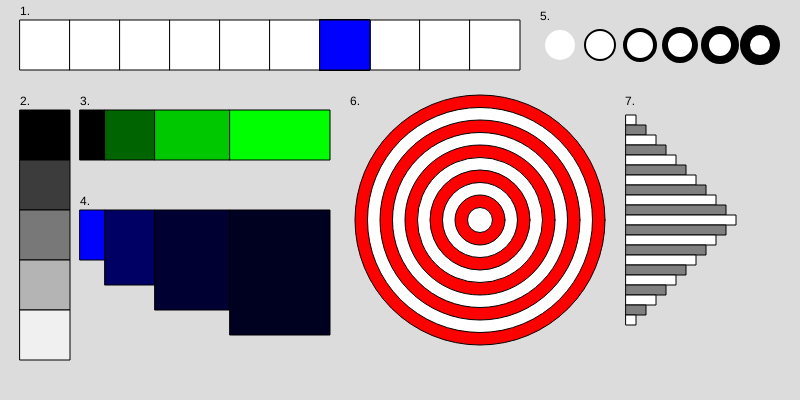
Frame 1 (no input)
Frame 60 (no input): identical to frame 1, image omitted
Frame 120 (the mouse pressed at the canvas centre since frame 60): identical to frame 1, image omitted

The p5.js sketch that drew this single still picture (run headless with seeded random() and noise() and a simulated clock; from frame 60 on, the mouse is pressed at the canvas centre):

// p5.js sketch
// ── sketch.js
function setup() {
  createCanvas(800, 400);
}

function draw() {
  background(220);

  // cijfers
  strokeWeight(1);
  fill("black");
  text("1.", 20, 15);
  text("2.", 20, 105);
  text("3.", 80, 105);
  text("4.", 80, 205);
  text("5.", 540, 20);
  text("6.", 350, 105);
  text("7.", 625, 105);

  // 10 blokjes op een rij
  for (let i = 0; i < 10; i++) {
    fill("white");
    rect(20 + i * 50, 20, 50, 50);
    fill("blue");
    rect(320, 20, 50, 50);
  }
  // 5 blokjes onder elkaar
  for (let i = 0; i < 5; i++) {
    fill(i * 60);
    rect(20, 110 + i * 50, 50, 50);
  }
  // 4 blokjes naast elkaar
  let offSet = 0;
  for (let i = 0; i < 4; i++) {
    fill(0, i * 100, 0);
    rect(80 + i * 25 + offSet, 110, 25 + i * 25, 50);
    offSet = offSet + i * 25;
  }
  // 4 blauwe blokjes naast elkaar
  let offSet2 = 0;
  for (let i = 0; i < 4; i++) {
    fill(0, 0, 100 / i);
    rect(80 + i * 25 + offSet2, 210, 25 + i * 25, 50 + i * 25);
    offSet2 = offSet2 + i * 25;
  }
  // 6 cirkels naast elkaar
  for (let i = 0; i < 6; i++) {
    strokeWeight(i * 2);
    fill("white");
    circle(560 + i * 40, 45, 30, 30);
  }
  // Bullseye
  let color = true;
  for (let i = 0; i < 10; i++) {
    strokeWeight(1);
    fill(color ? "red" : "white");
    circle(480, 220, 250 - i * 25, 250);
    color = !color;
  }
  // Accordeon
  let color2 = true;
  for (let i = 0; i < 21; i++) {
    fill(color2 ? "white" : "grey");
    let breedte = i <= 10 ? 10 + i * 10 : 110 - (i - 10) * 10;
    rect(626, 115 + i * 10, breedte, 10);
    color2 = !color2;
  }
  
  
  
}
